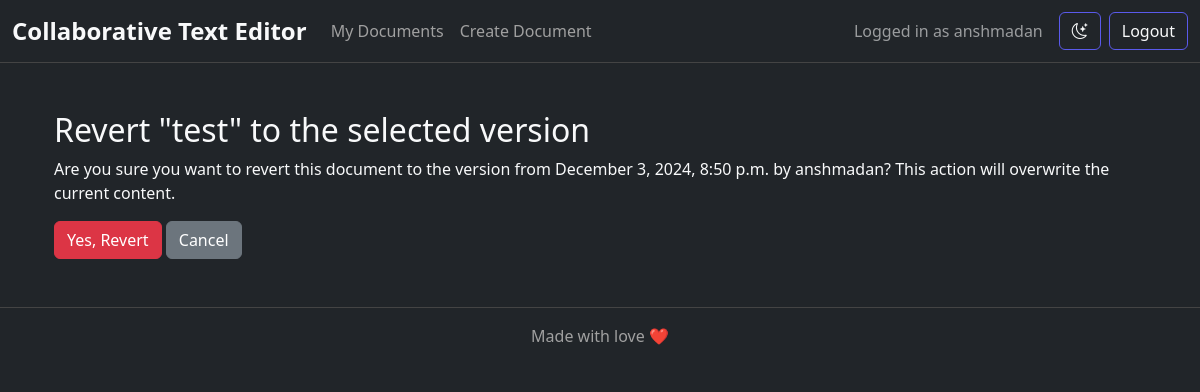
/documents/37/versions/572/revert/ (signed in), run on the app's committed database.
### hello/models.py (models this page shows, shortened)
class Document(models.Model):
    title = models.CharField(max_length=255)
    content = models.TextField()
    owner = models.ForeignKey(
        User,
        on_delete=models.CASCADE,  # Delete the document if the owner is deleted
        related_name='owned_documents'  # Allows reverse access from User to owned documents
    )
    shared_with = models.ManyToManyField(
        User,
        related_name='shared_documents',  # Allows reverse access to shared documents
        blank=True  # Allows the field to be empty
    )
    created_at = models.DateTimeField(auto_now_add=True)
    updated_at = models.DateTimeField(auto_now=True)
    last_editor = models.ForeignKey(
        User,
        null=True,
        blank=True,  # Allows the field to be empty if no editor is set
        on_delete=models.SET_NULL,  # Keeps the document if the editor is deleted
        related_name="edited_documents"  # Allows reverse access from User to edited documents
    )
    is_active = models.BooleanField(default=False)

class DocumentVersion(models.Model):
    document = models.ForeignKey(
        Document,
        on_delete=models.CASCADE,  # Delete all versions if the document is deleted
        related_name='versions'  # Allows reverse access to versions of a document
    )
    content = models.TextField()
    timestamp = models.DateTimeField(auto_now_add=True)
    editor = models.ForeignKey(
        User,
        on_delete=models.SET_NULL,  # Keeps the version if the editor is deleted
        null=True,
        blank=True  # Allows the field to be empty
    )

### hello/views.py (the view)
# urls.py: path('documents/<int:doc_id>/versions/<int:version_id>/revert/', views.revert_version, name='revert_version'),
@login_required
def revert_version(request, doc_id, version_id):
    document = get_object_or_404(Document, id=doc_id)
    version = get_object_or_404(DocumentVersion, id=version_id, document=document)
    if document.owner != request.user and request.user not in document.shared_with.all():
        messages.error(request, "You do not have permission to revert this document.")
        return redirect('document_list')
    if request.method == "POST":
        document.content = version.content
        document.last_editor = request.user
        document.save()
        DocumentVersion.objects.create(
            document=document,
            content=version.content,
            editor=request.user
        )
        messages.success(request, "Document has been reverted to the selected version.")
        return redirect('editor', doc_id=document.id)
    else:
        return render(request, 'hello/revert_version.html', {
            'document': document,
            'version': version,
        })

### hello/templates/hello/revert_version.html (shortened to what this page needs)
{% extends 'hello/base.html' %}
{% block content %}
<div class="container mt-5">
    <h2>Revert "{{ document.title }}" to the selected version</h2>
    <p>Are you sure you want to revert this document to the version from {{ version.timestamp|date:"F j, Y, g:i a" }}{% if version.editor %} by {{ version.editor.username }}{% endif %}? This action will overwrite the current content.</p>
    <form method="POST">
        <button type="submit" class="btn btn-danger">Yes, Revert</button>
        <a href="{% url 'version_history' doc_id=document.id %}" class="btn btn-secondary">Cancel</a>
    </form>
</div>
{% endblock %}

### hello/templates/hello/base.html (shortened to what this page needs)
{% load static %}
<!DOCTYPE html>
<html lang="en">
<head>
    <link href="https://cdn.jsdelivr.net/npm/bootstrap@5.3.0/dist/css/bootstrap.min.css" rel="stylesheet">
    <link rel="stylesheet" href="https://cdn.jsdelivr.net/npm/bootstrap-icons@1.10.5/font/bootstrap-icons.css">
    <link rel="stylesheet" href="{% static 'hello/styles2.css' %}">
</head>
<body class="bg-dark text-light">
    <nav class="navbar navbar-expand-lg navbar-dark bg-dark">
        <div class="container-fluid">
            <a class="navbar-brand" href="{% url 'index' %}">Collaborative Text Editor</a>
            <div class="collapse navbar-collapse" id="navbarNav">
                {% if user.is_authenticated %}
                    <ul class="navbar-nav me-auto mb-2 mb-lg-0">
                        <li class="nav-item">
                            <a class="nav-link" href="{% url 'document_list' %}">My Documents</a>
                        </li>
                        <li class="nav-item">
                            <a class="nav-link" href="{% url 'create_document' %}">Create Document</a>
                        </li>
                    </ul>
                    <span class="navbar-text me-3">
                        Logged in as {{ user.username }}
                    </span>
                    <button id="theme-toggle" class="btn btn-outline-light me-2" title="Switch to Light Theme">
                        <i class="bi bi-moon-stars"></i>
                    </button>
                    <a class="btn btn-outline-light" href="{% url 'logout' %}">Logout</a>
                {% endif %}
            </div>
        </div>
    </nav>
    <div class="container mt-4">
        {% block content %}{% endblock %}
    </div>
    <footer class="bg-dark text-center text-lg-start mt-5">
        <div class="text-center p-3">
             Made with love ❤️
        </div>
    </footer>
</body>
</html>

### hello/static/hello/styles2.css (style rules this page uses)
:root { --background-color: #0a0a1a; --secondary-background: #04040e; --text-color: #e0e0e0; --text-colo2: #e0e0e0; --secondary-text-color: #a0a0a0; --border-color: #444; --card-color: #2a2a3a; --editor-color: #2a2a3a; --hover-color: #3c3c4e; --primary-gradient-start: #5a5aec; --primary-gradient-end: #3f3fae; --text-color-hover: #ffffff; --placeholder-color: #aaaaaa; --shadow-light: rgba(0, 0, 0, 0.2); --shadow-dark: rgba(0, 0, 0, 0.3); --focus-ring: rgba(90, 90, 236, 0.5); }
body { background-color: var(--background-color); color: var(--text-color); transition: background-color 0.3s ease, color 0.3s ease; }
.navbar { background-color: var(--secondary-background); border-bottom: 1px solid var(--border-color); }
.navbar-brand { font-size: 1.5rem; font-weight: bold; color: var(--text-color2); }
.nav-link { color: var(--secondary-text-color); }
.btn-outline-light { color: var(--text-color2); border-color: var(--primary-gradient-start); background: transparent; }
footer { background-color: var(--background-color); color: var(--secondary-text-color); border-top: 1px solid var(--border-color); }
*, *::before, *::after { transition: background-color 0.3s ease, color 0.3s ease, border-color 0.3s ease, box-shadow 0.3s ease; }

### data on the page
Document: title "test"
DocumentVersion: timestamp "December 3, 2024, 8:50 p.m.", editor.username "anshmadan"

### other printed values
{{ user.username }} "anshmadan"
